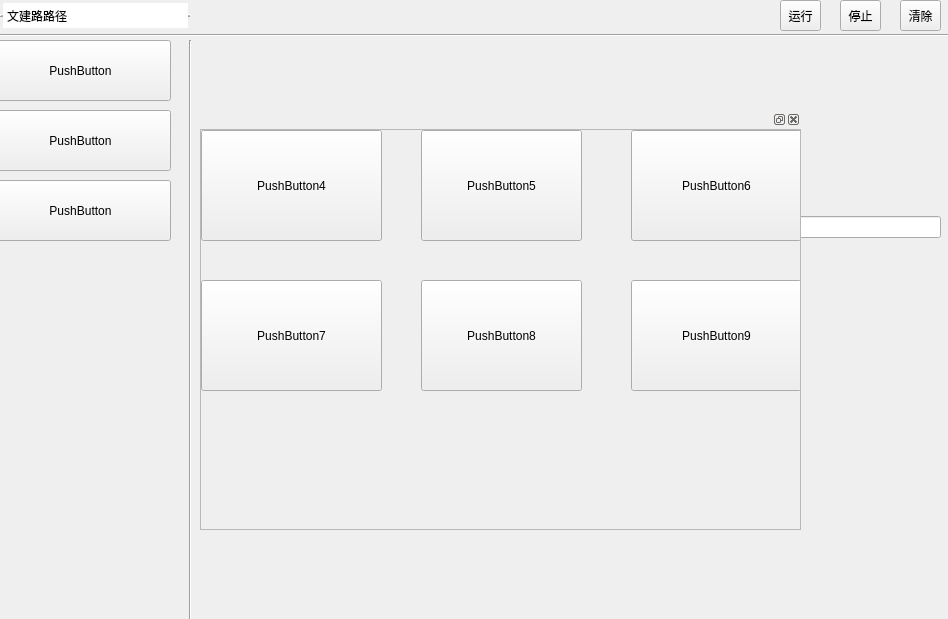
<?xml version="1.0" encoding="UTF-8"?>
<ui version="4.0">
 <class>Form</class>
 <widget class="QWidget" name="Form">
  <property name="enabled">
   <bool>true</bool>
  </property>
  <property name="geometry">
   <rect>
    <x>0</x>
    <y>0</y>
    <width>948</width>
    <height>619</height>
   </rect>
  </property>
  <property name="mouseTracking">
   <bool>false</bool>
  </property>
  <property name="windowTitle">
   <string>smartUI</string>
  </property>
  <widget class="Line" name="line">
   <property name="geometry">
    <rect>
     <x>0</x>
     <y>20</y>
     <width>961</width>
     <height>31</height>
    </rect>
   </property>
   <property name="orientation">
    <enum>Qt::Horizontal</enum>
   </property>
  </widget>
  <widget class="QToolButton" name="toolButton_3">
   <property name="geometry">
    <rect>
     <x>900</x>
     <y>0</y>
     <width>41</width>
     <height>31</height>
    </rect>
   </property>
   <property name="text">
    <string>清除</string>
   </property>
  </widget>
  <widget class="QToolButton" name="toolButton">
   <property name="geometry">
    <rect>
     <x>780</x>
     <y>0</y>
     <width>41</width>
     <height>31</height>
    </rect>
   </property>
   <property name="text">
    <string>运行</string>
   </property>
  </widget>
  <widget class="QToolButton" name="toolButton_2">
   <property name="geometry">
    <rect>
     <x>840</x>
     <y>0</y>
     <width>41</width>
     <height>31</height>
    </rect>
   </property>
   <property name="text">
    <string>停止</string>
   </property>
  </widget>
  <widget class="QPlainTextEdit" name="plainTextEdit">
   <property name="geometry">
    <rect>
     <x>0</x>
     <y>0</y>
     <width>191</width>
     <height>31</height>
    </rect>
   </property>
   <property name="frameShape">
    <enum>QFrame::HLine</enum>
   </property>
   <property name="frameShadow">
    <enum>QFrame::Raised</enum>
   </property>
   <property name="midLineWidth">
    <number>1</number>
   </property>
   <property name="verticalScrollBarPolicy">
    <enum>Qt::ScrollBarAlwaysOff</enum>
   </property>
   <property name="horizontalScrollBarPolicy">
    <enum>Qt::ScrollBarAlwaysOff</enum>
   </property>
   <property name="plainText">
    <string>文建路路径</string>
   </property>
  </widget>
  <widget class="Line" name="line_2">
   <property name="geometry">
    <rect>
     <x>180</x>
     <y>40</y>
     <width>20</width>
     <height>581</height>
    </rect>
   </property>
   <property name="orientation">
    <enum>Qt::Vertical</enum>
   </property>
  </widget>
  <widget class="QPushButton" name="pushButton">
   <property name="geometry">
    <rect>
     <x>-10</x>
     <y>40</y>
     <width>181</width>
     <height>61</height>
    </rect>
   </property>
   <property name="text">
    <string>PushButton</string>
   </property>
   <property name="checkable">
    <bool>false</bool>
   </property>
   <property name="checked">
    <bool>false</bool>
   </property>
   <property name="autoRepeat">
    <bool>false</bool>
   </property>
   <property name="autoExclusive">
    <bool>false</bool>
   </property>
   <property name="autoDefault">
    <bool>false</bool>
   </property>
   <property name="default">
    <bool>false</bool>
   </property>
  </widget>
  <widget class="QPushButton" name="pushButton_2">
   <property name="geometry">
    <rect>
     <x>-10</x>
     <y>110</y>
     <width>181</width>
     <height>61</height>
    </rect>
   </property>
   <property name="text">
    <string>PushButton</string>
   </property>
   <property name="checkable">
    <bool>false</bool>
   </property>
   <property name="checked">
    <bool>false</bool>
   </property>
   <property name="autoRepeat">
    <bool>false</bool>
   </property>
   <property name="autoExclusive">
    <bool>false</bool>
   </property>
   <property name="autoDefault">
    <bool>false</bool>
   </property>
   <property name="default">
    <bool>false</bool>
   </property>
  </widget>
  <widget class="QPushButton" name="pushButton_3">
   <property name="geometry">
    <rect>
     <x>-10</x>
     <y>180</y>
     <width>181</width>
     <height>61</height>
    </rect>
   </property>
   <property name="text">
    <string>PushButton</string>
   </property>
   <property name="checkable">
    <bool>false</bool>
   </property>
   <property name="checked">
    <bool>false</bool>
   </property>
   <property name="autoRepeat">
    <bool>false</bool>
   </property>
   <property name="autoExclusive">
    <bool>false</bool>
   </property>
   <property name="autoDefault">
    <bool>false</bool>
   </property>
   <property name="default">
    <bool>false</bool>
   </property>
  </widget>
  <widget class="QDockWidget" name="dockWidget">
   <property name="geometry">
    <rect>
     <x>200</x>
     <y>110</y>
     <width>601</width>
     <height>431</height>
    </rect>
   </property>
   <widget class="QWidget" name="dockWidgetContents_2">
    <widget class="QScrollArea" name="scrollArea">
     <property name="geometry">
      <rect>
       <x>0</x>
       <y>0</y>
       <width>601</width>
       <height>401</height>
      </rect>
     </property>
     <property name="widgetResizable">
      <bool>true</bool>
     </property>
     <widget class="QWidget" name="scrollAreaWidgetContents">
      <property name="geometry">
       <rect>
        <x>0</x>
        <y>0</y>
        <width>599</width>
        <height>399</height>
       </rect>
      </property>
      <widget class="QPushButton" name="pushButton_4">
       <property name="geometry">
        <rect>
         <x>0</x>
         <y>0</y>
         <width>181</width>
         <height>111</height>
        </rect>
       </property>
       <property name="text">
        <string>PushButton4</string>
       </property>
      </widget>
      <widget class="QPushButton" name="pushButton_5">
       <property name="geometry">
        <rect>
         <x>220</x>
         <y>0</y>
         <width>161</width>
         <height>111</height>
        </rect>
       </property>
       <property name="text">
        <string>PushButton5</string>
       </property>
      </widget>
      <widget class="QPushButton" name="pushButton_6">
       <property name="geometry">
        <rect>
         <x>430</x>
         <y>0</y>
         <width>171</width>
         <height>111</height>
        </rect>
       </property>
       <property name="text">
        <string>PushButton6</string>
       </property>
      </widget>
      <widget class="QPushButton" name="pushButton_7">
       <property name="geometry">
        <rect>
         <x>0</x>
         <y>150</y>
         <width>181</width>
         <height>111</height>
        </rect>
       </property>
       <property name="text">
        <string>PushButton7</string>
       </property>
      </widget>
      <widget class="QPushButton" name="pushButton_8">
       <property name="geometry">
        <rect>
         <x>430</x>
         <y>150</y>
         <width>171</width>
         <height>111</height>
        </rect>
       </property>
       <property name="text">
        <string>PushButton9</string>
       </property>
      </widget>
      <widget class="QPushButton" name="pushButton_9">
       <property name="geometry">
        <rect>
         <x>220</x>
         <y>150</y>
         <width>161</width>
         <height>111</height>
        </rect>
       </property>
       <property name="text">
        <string>PushButton8</string>
       </property>
      </widget>
     </widget>
    </widget>
   </widget>
  </widget>
  <widget class="QWidget" name="verticalLayoutWidget">
   <property name="geometry">
    <rect>
     <x>200</x>
     <y>40</y>
     <width>741</width>
     <height>571</height>
    </rect>
   </property>
   <layout class="QVBoxLayout" name="verticalLayout">
    <item>
     <widget class="QLineEdit" name="lineEdit">
      <property name="text">
       <string>信号总线</string>
      </property>
      <property name="echoMode">
       <enum>QLineEdit::Normal</enum>
      </property>
      <property name="cursorPosition">
       <number>4</number>
      </property>
      <property name="dragEnabled">
       <bool>true</bool>
      </property>
      <property name="readOnly">
       <bool>false</bool>
      </property>
      <property name="placeholderText">
       <string/>
      </property>
      <property name="cursorMoveStyle">
       <enum>Qt::LogicalMoveStyle</enum>
      </property>
     </widget>
    </item>
    <item>
     <widget class="QRadioButton" name="radioButton">
      <property name="text">
       <string/>
      </property>
     </widget>
    </item>
   </layout>
  </widget>
  <zorder>line</zorder>
  <zorder>toolButton_3</zorder>
  <zorder>toolButton</zorder>
  <zorder>toolButton_2</zorder>
  <zorder>plainTextEdit</zorder>
  <zorder>line_2</zorder>
  <zorder>pushButton</zorder>
  <zorder>pushButton_2</zorder>
  <zorder>pushButton_3</zorder>
  <zorder>verticalLayoutWidget</zorder>
  <zorder>verticalLayoutWidget</zorder>
  <zorder>dockWidget</zorder>
 </widget>
 <resources/>
 <connections/>
</ui>
